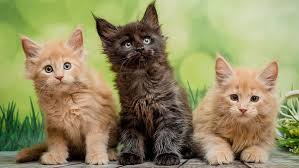
#> input picture OpenCV Notes/Photos/cats_1.jpeg, 299 x 168 px, found by its file name
$ python contours.py
#> lines starting #> are read from the running program, lines starting #| are printed output that depends on the picture; after the words box and inside, x2 and y2 are one past the last pixel; in counts of white or black regions, pixels touching at a corner belong together
import cv2 as cv
import numpy as np

img = cv.imread(r'Photos\cats_1.jpeg')
#> img is the input picture: shape (168, 299, 3); mean B, G, R 99, 140.8, 146.7
cv.imshow('Cat', img)

blank = np.zeros(img.shape, dtype='uint8')

gray = cv.cvtColor(img, cv.COLOR_BGR2GRAY)
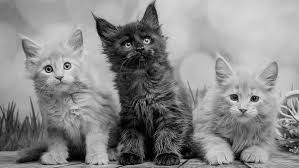
#> gray: shape (168, 299); min 0, max 239, mean 137.8

blur = cv.GaussianBlur(gray, (5,5), cv.BORDER_DEFAULT)
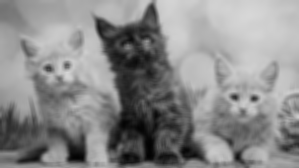
#> blur: shape (168, 299); min 2, max 215, mean 137.8
# without blur -> 479 contours
# with blur -> 62 contours

canny = cv.Canny(blur, 125, 175)
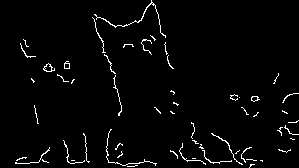
#> canny: shape (168, 299); 2.6% white in thin lines or dots


ret, thresh = cv.threshold(gray, 125, 255, cv.THRESH_BINARY)
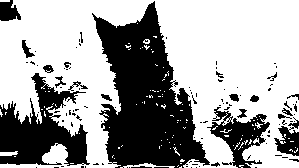
#> thresh: shape (168, 299); 63.8% white; 107 black regions (85 under 20 px)
cv.imshow('Thresh', thresh)
# binarizes an image, if pixel < 125, pixel = 0 else pixel = 255
# 255 contours


contours, hierarchies = cv.findContours(canny, cv.RETR_LIST, cv.CHAIN_APPROX_SIMPLE)
#> contours = 62 contours, 55 with area under 20; largest, box (x1, y1, x2, y2) and area: (43, 63, 55, 72) 48, (44, 63, 52, 72) 37, (94, 0, 166, 38) 34, (251, 96, 260, 102) 28, (64, 61, 70, 69) 26, (64, 63, 70, 69) 23, (251, 96, 258, 102) 22
# to use thresh, type thresh in place of canny
# RETR -> all the hierarchical contours
# EXTERNAL -> external contours
# LIST -> all contours
# CHAIN_APPROX_NONE does nothing
# CHAIN_APPROX_SIMPLE compresses the contours into those that make sense
# if there is a line, NONE returns all the points on that line
# SIMPLE returns the two end points on that line
print(len(contours))
#| 62

cv.drawContours(blank, contours, -1, (0,0,255), 1)
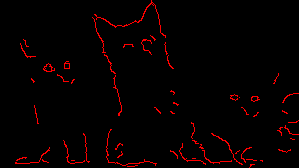
#> blank: shape (168, 299, 3); mean of channels 0, 1, 2 0, 0, 6.6; drawn as B, G, R
# -1 -> all contours
# 2 -> thickness
cv.imshow('Contour', blank)


cv.waitKey(0)

$ run again, with OpenCV Notes/Photos/cats_2.jpeg copied over OpenCV Notes/Photos/cats_1.jpeg
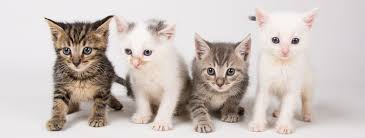
#> input picture OpenCV Notes/Photos/cats_2.jpeg, 365 x 138 px, found by its file name
#> img is the input picture: shape (138, 365, 3); mean B, G, R 188.6, 193.2, 203.2
#> canny: shape (138, 365); 3.7% white in thin lines or dots, all inside (x1, y1, x2, y2) = (44, 14, 300, 133)
#> `ret, thresh = cv.threshold(gray, 125, 255, cv.THRESH_BINARY)`:
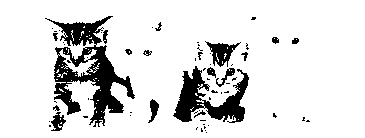
#> thresh: shape (138, 365); 86.8% white; 64 black regions (46 under 20 px)
#> contours = 83 contours, 73 with area under 20; largest, box (x1, y1, x2, y2) and area: (142, 49, 153, 56) 32, (207, 68, 215, 75) 31, (271, 37, 281, 44) 31, (109, 81, 133, 112) 28, (291, 38, 300, 44) 28
#| 83
#> `cv.drawContours(blank, contours, -1, (0,0,255), 1)`:
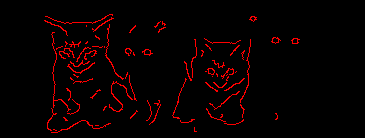
#> blank: shape (138, 365, 3); mean of channels 0, 1, 2 0, 0, 9.3; drawn as B, G, R
